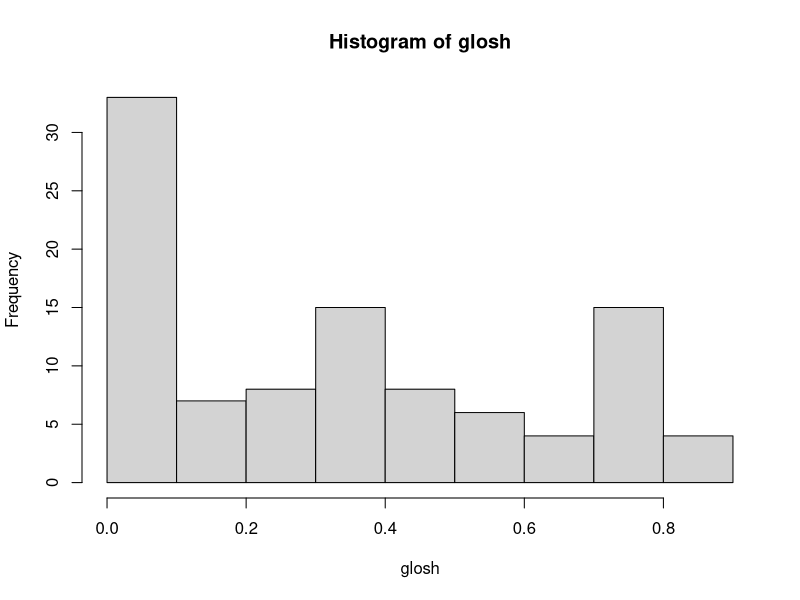
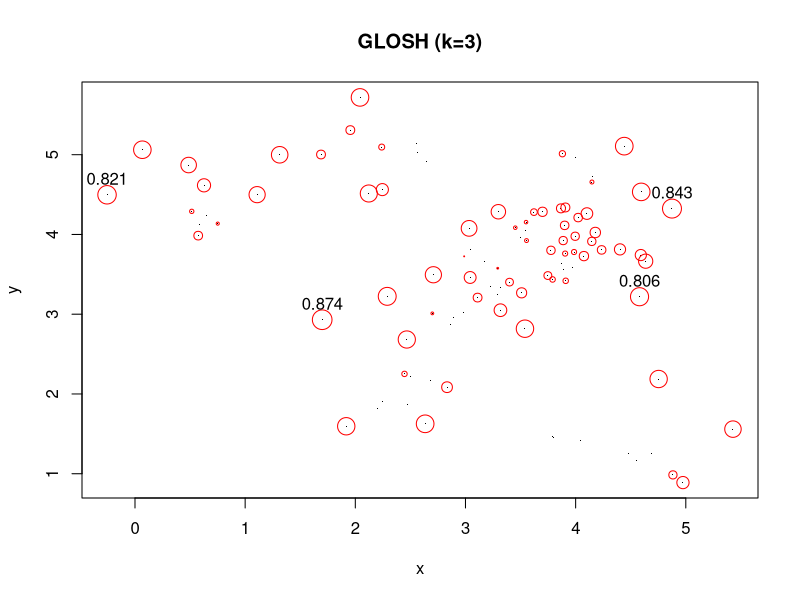
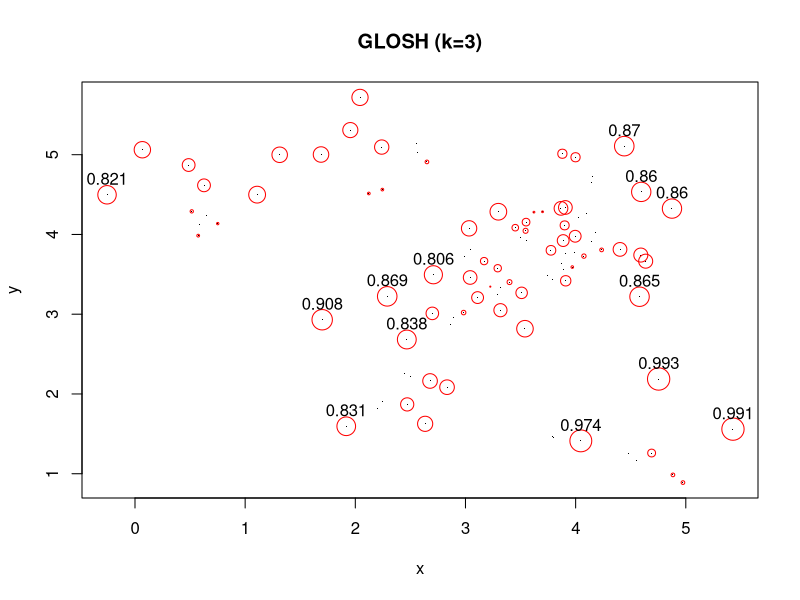
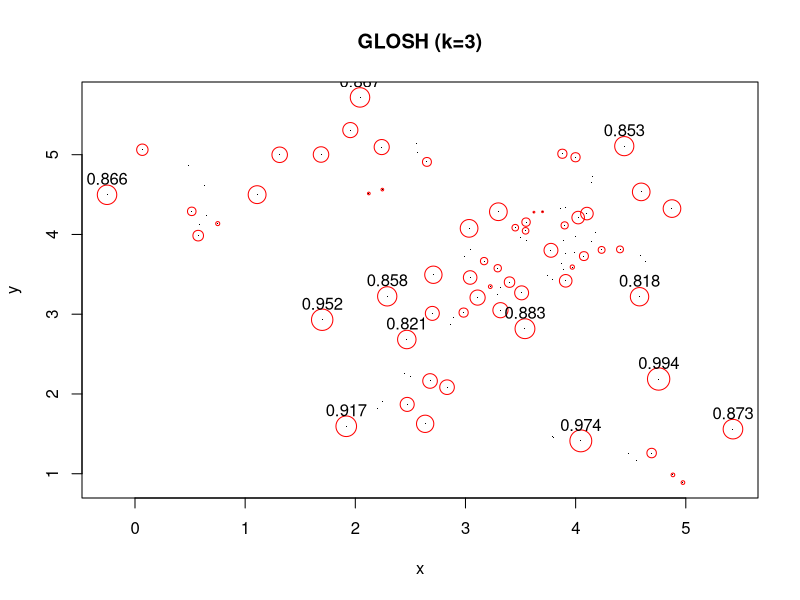
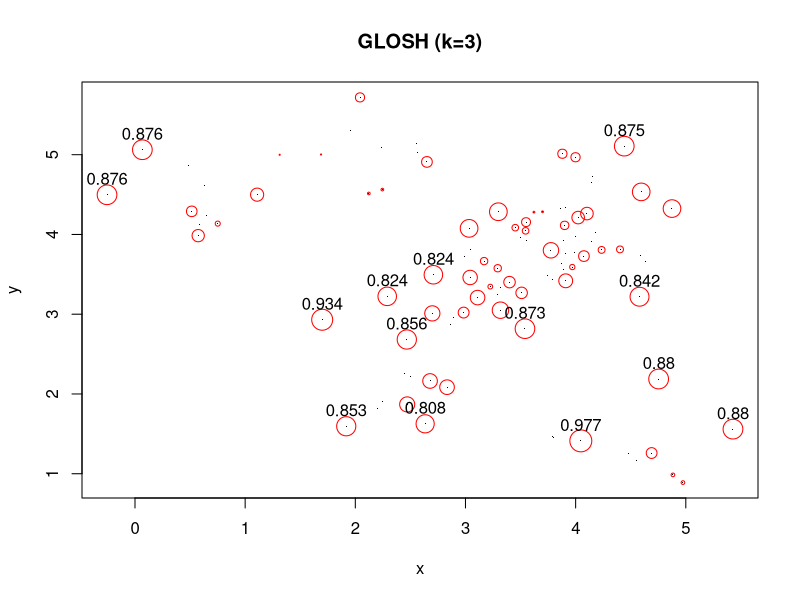

Generate these figures, in order, with R:
library(dbscan)


### Name: glosh
### Title: Global-Local Outlier Score from Hierarchies
### Aliases: glosh GLOSH
### Keywords: model

### ** Examples

set.seed(665544)
n <- 100
x <- cbind(
  x=runif(10, 0, 5) + rnorm(n, sd=0.4),
  y=runif(10, 0, 5) + rnorm(n, sd=0.4)
  )

### calculate LOF score
glosh <- glosh(x, k=3)

### distribution of outlier scores
summary(glosh)
hist(glosh, breaks=10)

### simple function to plot point size is proportional to GLOSH score
plot_glosh <- function(x, glosh){
  plot(x, pch = ".", main = "GLOSH (k=3)")
  points(x, cex = glosh*3, pch = 1, col="red")
  text(x[glosh > 0.80,], labels = round(glosh, 3)[glosh > 0.80], pos = 3)
}
plot_glosh(x, glosh)

### GLOSH with any hierarchy
x_dist <- dist(x)
x_sl <- hclust(x_dist, method = "single")
x_upgma <- hclust(x_dist, method = "average")
x_ward <- hclust(x_dist, method = "ward.D2")

## Compare what different linkage criterion consider as outliers
glosh_sl <- glosh(x_sl, k = 3)
plot_glosh(x, glosh_sl)

glosh_upgma <- glosh(x_upgma, k = 3)
plot_glosh(x, glosh_upgma)

glosh_ward <- glosh(x_ward, k = 3)
plot_glosh(x, glosh_ward)

## GLOSH is automatically computed with HDBSCAN
all(hdbscan(x, minPts = 3)$outlier_scores == glosh(x, k = 3))
